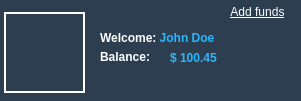
       <widget class="QGroupBox" name="groupBox_4">
        <property name="geometry">
         <rect>
          <x>480</x>
          <y>10</y>
          <width>301</width>
          <height>101</height>
         </rect>
        </property>
        <property name="styleSheet">
         <string notr="true">border:none;
 background-color: #2c3e50;</string>
        </property>
        <property name="title">
         <string/>
        </property>
        <widget class="QLabel" name="labelDollars">
         <property name="geometry">
          <rect>
           <x>170</x>
           <y>50</y>
           <width>111</width>
           <height>16</height>
          </rect>
         </property>
         <property name="minimumSize">
          <size>
           <width>55</width>
           <height>0</height>
          </size>
         </property>
         <property name="styleSheet">
          <string notr="true">color:rgb(38, 183, 255);
font-weight: bold;
</string>
         </property>
         <property name="text">
          <string>&lt;html&gt;&lt;head/&gt;&lt;body&gt;&lt;p&gt;&lt;span style=&quot; font-weight:600;&quot;&gt;$ 100.45&lt;/span&gt;&lt;/p&gt;&lt;/body&gt;&lt;/html&gt;</string>
         </property>
        </widget>
        <widget class="QLabel" name="label_6">
         <property name="geometry">
          <rect>
           <x>100</x>
           <y>30</y>
           <width>161</width>
           <height>16</height>
          </rect>
         </property>
         <property name="styleSheet">
          <string notr="true">color:white;
</string>
         </property>
         <property name="text">
          <string>&lt;html&gt;&lt;head/&gt;&lt;body&gt;&lt;p&gt;&lt;span style=&quot; font-weight:600;&quot;&gt;Welcome: &lt;/span&gt;&lt;span style=&quot; font-weight:600; color:#26b7ff;&quot;&gt;John Doe&lt;/span&gt;&lt;/p&gt;&lt;/body&gt;&lt;/html&gt;</string>
         </property>
        </widget>
        <widget class="QLabel" name="label_13">
         <property name="geometry">
          <rect>
           <x>100</x>
           <y>50</y>
           <width>59</width>
           <height>15</height>
          </rect>
         </property>
         <property name="text">
          <string>&lt;html&gt;&lt;head/&gt;&lt;body&gt;&lt;p&gt;&lt;span style=&quot; font-weight:600; color:#ffffff;&quot;&gt;Balance:&lt;/span&gt;&lt;/p&gt;&lt;/body&gt;&lt;/html&gt;</string>
         </property>
        </widget>
        <widget class="QPushButton" name="pushButton_17">
         <property name="geometry">
          <rect>
           <x>220</x>
           <y>0</y>
           <width>75</width>
           <height>23</height>
          </rect>
         </property>
         <property name="focusPolicy">
          <enum>Qt::NoFocus</enum>
         </property>
         <property name="styleSheet">
          <string notr="true">QPushButton {
	text-decoration: underline;
   	color:white;
}

QPushButton:hover
{
    color: #26b7ff ;
}

QPushButton:pressed {
	color:white;
 }
</string>
         </property>
         <property name="text">
          <string>Add funds</string>
         </property>
        </widget>
        <widget class="QPushButton" name="pushButton_14">
         <property name="geometry">
          <rect>
           <x>4</x>
           <y>12</y>
           <width>81</width>
           <height>81</height>
          </rect>
         </property>
         <property name="focusPolicy">
          <enum>Qt::NoFocus</enum>
         </property>
         <property name="styleSheet">
          <string notr="true">QPushButton {
    border-style: solid;
    border-width: 2px;
    border-color: white;
}

QPushButton:hover
{
    border: 2px solid #26b7ff ;
}

QPushButton:pressed {
	color:white;
 }
</string>
         </property>
         <property name="text">
          <string/>
         </property>
         <property name="icon">
          <iconset resource="resources.qrc">
           <normaloff>:/Assets/Icons/avatar.jpg</normaloff>:/Assets/Icons/avatar.jpg</iconset>
         </property>
         <property name="iconSize">
          <size>
           <width>75</width>
           <height>75</height>
          </size>
         </property>
         <property name="flat">
          <bool>true</bool>
         </property>
        </widget>
       </widget>
